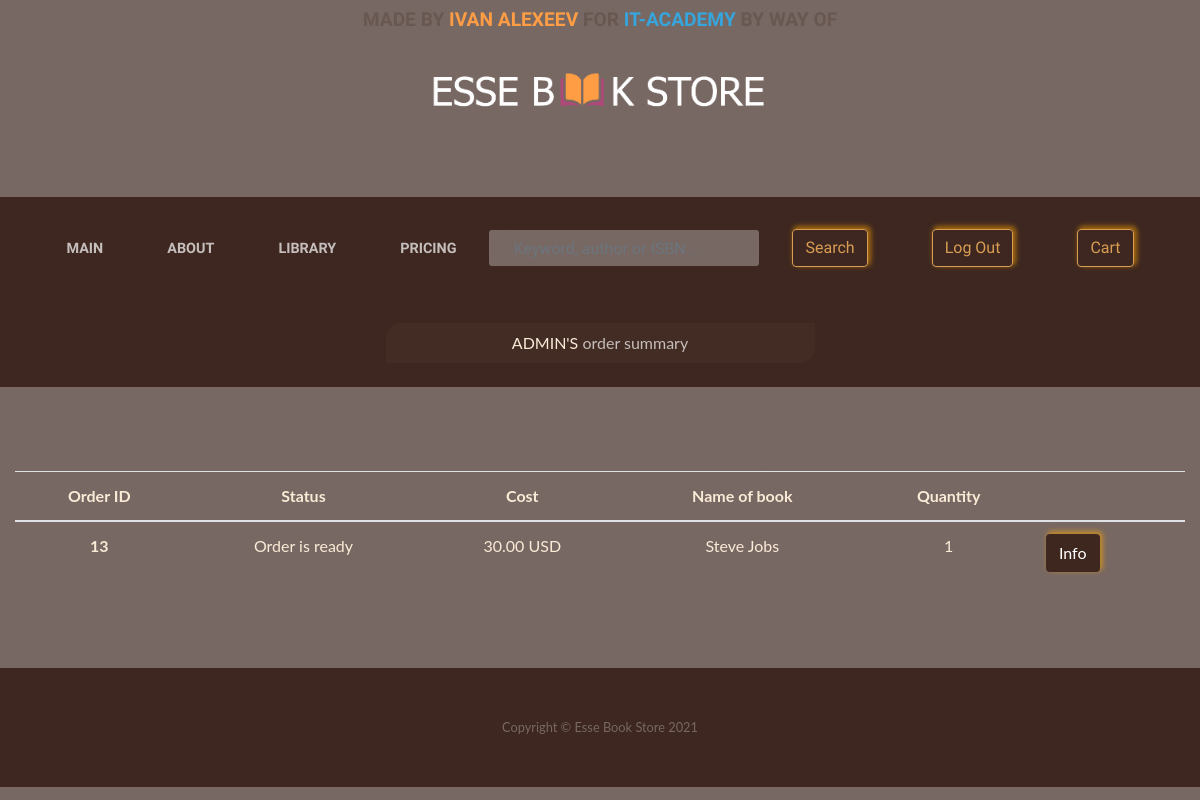
The page /profile/ (signed in) on the database as committed earlier.
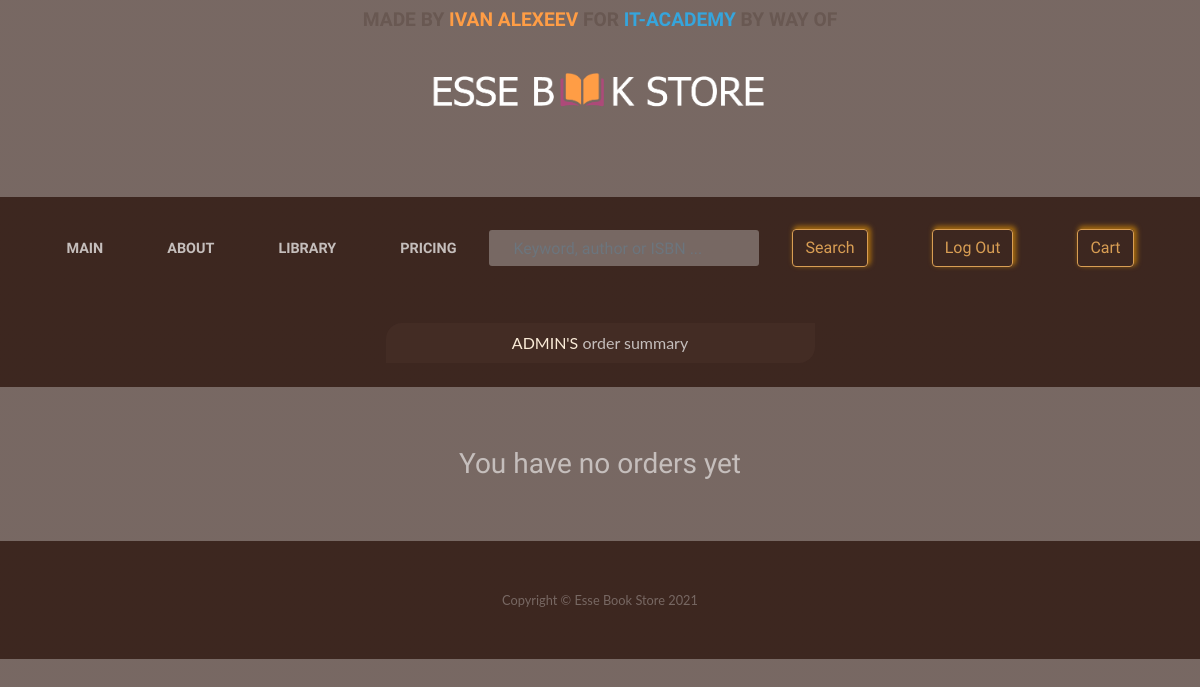
The same page on the database as committed later.
### mainapp/models.py (models this page shows, shortened)
class Order(models.Model):
    STATUS_NEW = 'new'
    STATUS_IN_PROGRESS = 'in_progress'
    STATUS_READY = 'is_ready'
    STATUS_COMPLETED = 'completed'
    PURCHASE_TYPE_SELF = 'self'
    PURCHASE_TYPE_DELIVERY = 'delivery'
    STATUS_CHOICES = (
        (STATUS_NEW, 'New order'),
        (STATUS_IN_PROGRESS, 'Order in progress'),
        (STATUS_READY, 'Order is ready'),
        (STATUS_COMPLETED, 'Order is completed')
    )
    PURCHASE_TYPE_CHOICES = (
        (PURCHASE_TYPE_SELF, 'Self-pickup'),
        (PURCHASE_TYPE_DELIVERY, 'Delivery')
    )
    customer = models.ForeignKey(Customer, verbose_name='Customer', related_name='related_orders', on_delete=CASCADE)
    first_name = models.CharField(max_length=255, verbose_name='First name')
    last_name = models.CharField(max_length=255, verbose_name='Last name')
    phone = models.CharField(max_length=20, verbose_name='Phone number')
    cart = models.ForeignKey(Cart, verbose_name='Cart', on_delete=CASCADE, null=True, blank=True)
    address = models.CharField(max_length=1024, verbose_name='Address', null=True, blank=True)
    status = models.CharField(
        max_length=100,
        verbose_name='Order status',
        choices=STATUS_CHOICES,
        default=STATUS_NEW
    )
    purchase_type = models.CharField(
        max_length=100,
        verbose_name='Purchase type',
        choices=PURCHASE_TYPE_CHOICES,
        default=PURCHASE_TYPE_SELF
    )
    comment = models.TextField(verbose_name='Comment form', null=True, blank=True)
    created_at = models.DateTimeField(auto_now=True, verbose_name='Order creating date')
    order_date = models.DateField(verbose_name='Order processing date', default=timezone.now)

class Cart(models.Model):
    owner = models.ForeignKey('Customer', null=True, verbose_name='Owner', on_delete=CASCADE)
    products = models.ManyToManyField(CartProduct, blank=True, related_name='related_cart')
    total_products = models.PositiveIntegerField(default=0)
    final_price = models.DecimalField(max_digits=9, default=0, decimal_places=2, verbose_name='Total cost')
    in_order = models.BooleanField(default=False)
    for_anonymous_user = models.BooleanField(default=False)

class CartProduct(models.Model):
    user = models.ForeignKey('Customer', verbose_name='Customer', on_delete=models.CASCADE)
    cart = models.ForeignKey('Cart', verbose_name='Cart', on_delete=models.CASCADE, related_name='related_products')
    content_type = models.ForeignKey(ContentType, on_delete=CASCADE)
    object_id = models.PositiveIntegerField()
    content_object = GenericForeignKey('content_type', 'object_id')
    quantity = models.PositiveIntegerField(default=1)
    final_price = models.DecimalField(max_digits=9, decimal_places=2, verbose_name='Total cost')

class Product(models.Model):
    MIN_RESOLUTION = (400,400)
    MAX_RESOLUTION = (4000,4000)
    MAX_IMAGE_SIZE = 3145728
    class Meta:
        abstract=True
    category = models.ForeignKey(Category, verbose_name='Category', on_delete=models.CASCADE)
    title = models.CharField(max_length=255, verbose_name='Book Title')
    slug = models.SlugField(unique=True)
    image = models.ImageField(verbose_name='Image')
    description = models.TextField(verbose_name='Annotation', null = True)
    price = models.DecimalField(max_digits=9, decimal_places=2, verbose_name='Price')

class Biography(Product):
    authorship = models.CharField(max_length=255, verbose_name='Author:')
    book_format = models.CharField(max_length=255, verbose_name='Format:', null=False, blank=False)
    publisher = models.CharField(max_length=255, verbose_name='Publisher:')
    the_year_of_publishing = models.CharField(max_length=10, verbose_name='Published:')
    book_dimensions = models.CharField(max_length=10, verbose_name='Quantity of pages:')
    language = models.CharField(max_length=40, verbose_name='Language:')
    appropriate_for_ages = models.CharField(max_length=10, verbose_name='Appropriate for ages:')
    ISBN_13 = models.CharField(max_length=13, verbose_name='International Standard Book Number:')

### mainapp/views.py (the view)
# urls.py: path('profile/', ProfileView.as_view(), name='profile'),
class ProfileView(CartMixin, View):
    def get(self, request, *args, **kwargs):
        customer = Customer.objects.get(user=request.user)
        orders = Order.objects.filter(customer=customer).order_by('-created_at')
        categories = Category.objects.all()
        return render(
            request,
            'profile.html',
            {
                'orders': orders,
                'cart': self.cart,
                'categories':categories
            }
        )

### mainapp/mixins.py (called while the page is built)
    def dispatch(self, request, *args, **kwargs):
        if request.user.is_authenticated:
            customer = Customer.objects.filter(user=request.user).first()
            if not customer:
                customer = Customer.objects.create(
                    user=request.user
                )
            cart = Cart.objects.filter(owner=customer, in_order=False).first()
            if not cart:
                cart = Cart.objects.create(owner=customer)
        else:
            cart = Cart.objects.filter(for_anonymous_user=True).first()
            if not cart:
                cart = Cart.objects.create(for_anonymous_user=True)
        self.cart = cart
        return super().dispatch(request, *args, **kwargs)

### mainapp/models.py (called while the page is built)
    def get_queryset(self):
        return super().get_queryset()

### mainapp/templates/profile.html (shortened to what the changed rows need)
{% load static %}
<!DOCTYPE html>
<html lang="en-us">
<head>
    <link href="../../static/vendor/bootstrap/css/bootstrap.min.css" rel="stylesheet">
    <link href="../../static/css/business-casual.css" rel="stylesheet">
</head>
<body>
    <h1 class="site-heading text-center text-white d-none d-lg-block">
        <span class="site-heading-upper text-primary mb-3">Made by <a href="https://github.com/alexeevivan" target="_blank" style="color: #FF9D45FF"> Ivan Alexeev</a> for <a href="https://it-academy.by" target="_blank" style="color: #36A5DCFF">IT-Academy</a> by way of <div style="margin-top: 10px;"></div></span>
        <span>
            <a href="{% url 'base' %}">
                <img src="../../static/img/logo.png" style="width: 30%; height: 30%; margin-top: 2%">
            </a>
        </span>
    </h1>
    {% if not orders.count %}
        <div class="col-md-12 text-center" style="margin-top: 5%; margin-bottom: 5%;">
            <h3 style="font-weight:200;">
                You have no orders yet
            </h3>
        </div>
    {% else %}
    <div class="col-md-12" style="margin-top: 7%; margin-bottom: 7%;">
        <table class="table">
            <thead class="text-center">
                <th scope="col">Order ID</th>
                <th scope="col">Status</th>
                <th scope="col">Cost</th>
                <th scope="col">Name of book</th>
                <th scope="col">Quantity</th>
                <th scope="col"></th>
            </thead>
            <tbody>
                {% for order in orders %}
                    <tr>
                        <th scope="row" class="text-center">{{ order.id }}</th>
                        <td class="text-center">{{ order.get_status_display }}</td>
                        <td class="text-center">{{ order.cart.final_price }} USD</td>
                        <td class="text-center">
                            {% for item in order.cart.products.all %}
                                {{ item.content_object.title }}
                            {% endfor %}
                        </td>
                        <td class="text-center">
                            {% for item in order.cart.products.all %}
                                {{ item.quantity }}
                            {% endfor %}
                        </td>
                    <td>
                        <button type="button" class="btn btn-primary" data-toggle="modal" data-target="#myModal-{{ order.id }}">
                            Info
                        </button>
                    </td>
                    </tr>
                {% endfor %}
            </tbody>
        </table>
    </div>
    {% endif %}
</body>
</html>

Rows that differ between the two databases and show on the page:
removed Order: id "13", status "Order is ready", cart.final_price "30.00"
removed CartProduct: content_object "Steve Jobs", quantity "1"
Other text that changed with them:
text no longer shown: "Order ID Status Cost Name of book Quantity"
text now shown: "You have no orders yet"
